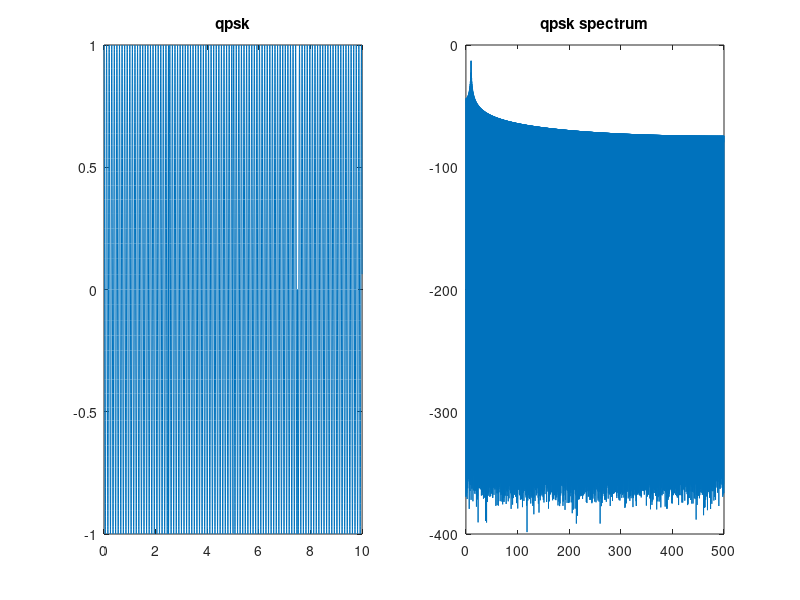

MATLAB code to generate this figure: (Note: this script raises an error after producing the figure.)
clc; ; close all;

%% SIMULATION PARAMETERS
SYMBOL_RATE = 5;
UPSAMPLING = 100;
DATA_CYCLES = 20;

carrier_freq = 10;
carrier_period = 1/carrier_freq;

% for matlab use only, sampling frequency of all simulation
samp_freq = carrier_freq * UPSAMPLING;
samp_period = 1/samp_freq;

symbol_period = carrier_period * SYMBOL_RATE;
symbol_freq = 1/symbol_period;

N = round(DATA_CYCLES * (symbol_period/samp_period));


%% SIGNALS
% time vector
t = (0:N-1)*samp_period;

% compose a signal: cos , -cos , sin , -sin
symb1 = cos(carrier_freq*2*pi*t(1:N/4));
symb2 = -cos(carrier_freq*2*pi*t(1:N/4));
symb3 = sin(carrier_freq*2*pi*t(1:N/4));
symb4 = -sin(carrier_freq*2*pi*t(1:N/4));
qpsk = [symb1 symb2 symb3 symb4];


%% PLOT
figure(1);
subplot(121);   plot(t, qpsk);           title("qpsk");


%% FREQUENCY
res_freq = samp_freq/N;
f = (0:N-1)*res_freq;

qpsk_spec = abs(fft(double(qpsk)))/N;


%% PLOT
subplot(122);   plot(f(1:N/2), mag2db(qpsk_spec(1:N/2)));   title("qpsk spectrum");
  

%% DEMODULATION
osc = cos(carrier_freq*2*pi*t);
i_demod = qpsk .* osc;
osc = sin(carrier_freq*2*pi*t);
q_demod = qpsk .* osc;

i_filtered = filter(Num, 1, i_demod); 
q_filtered = filter(Num, 1, q_demod); 
%i_filtered = mean(i_demod);
%q_filtered = mean(q_demod);

% qpsk_demod = ceil(i_filtered*2)/2 + 1i * ceil(q_filtered*2)/2;
% qpsk_demod = round(i_filtered, 1) + 1i * round(q_filtered, 1);
qpsk_demod = (i_filtered) + 1i * (q_filtered);
qpsk_message = pskdemod(qpsk_demod, 4);


%% PLOT
figure(3);
subplot(121);   plot(t, i_filtered);        title("i in time");
subplot(122);   plot(t, q_filtered);        title("q in time");

scatterplot(qpsk_demod);	title("qpsk demod");
scatterplot(qpsk_message);	title("qpsk message");

figure(4);
subplot(121);   plot(qpsk_message);         title("qpsk in time");
subplot(122);   histogram(qpsk_message);    title("histogram");




